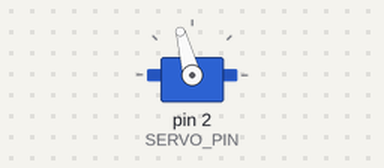
This sketch was run on a simulated Arduino Uno, built with avr-gcc and run on an emulated ATmega328P. Parts: servo.

Above: at 0.05 s.
Timing chart, 0 to 5.8 s (numbered marks = the images above):
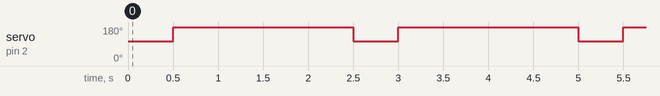

Measured:
- by itself, servo on pin 2 (SERVO_PIN): alternates 180° for 2.0 s and 105° for 0.50 s

The sketch:

MuscleSpikerShield_GripperLoop.ino
```cpp
  /*
  * ----------------------------------------------------------------------------------------------------
  * Backyard Brains 2016
  * Muscle SpikerShield Arduino UNO Code for Testing Gripper Funcionality.
  *
  * V1.0
  * Written by Tim Marzullo
  *
  * Tested with Muscle SpikerShield V2.6
  * ----------------------------------------------------------------------------------------------------
  */

  #include <Servo.h>
  #define SERVO_PIN 2                         //pin for servo motor
  Servo Gripper;                              //servo for gripper


  //-----------------------------------------------------------------------------------
  //   Setup servo
  // ----------------------------------------------------------------------------------
  void setup(){
    //init servo
    Gripper.attach(SERVO_PIN);
  }


  //-----------------------------------------------------------------------------------
  //   Main loop
  //   Moves Gripper between Open and Closed Position to Test Gripper Functionality
  // ----------------------------------------------------------------------------------
  void loop() {
    Gripper.write(105); //close Gripper
    delay(500);         // delay 500 ms
    Gripper.write(190); //open Gripper
    delay(2000);        // delay 2000 ms
}
```
